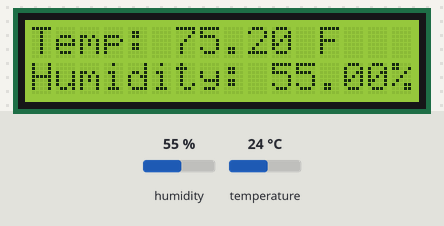
The sketch below on a simulated Arduino Uno, built with avr-gcc and run on an emulated ATmega328P. On the bench: 16×2 character LCD. The inputs (shaded band) are chosen by the test bench; at power-on: humidity 55 %, temperature 24 °C. What the sketch prints to the serial monitor is not drawn.

Above: at 1.2 s.
1.3 s: humidity set to 22 %
At 2.8 s:
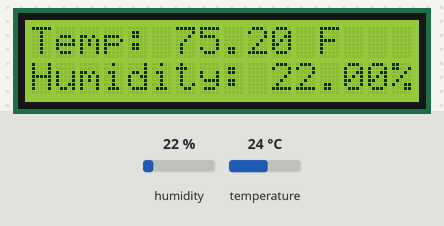
3.7 s: temperature set to 12 °C
At 4.9 s:
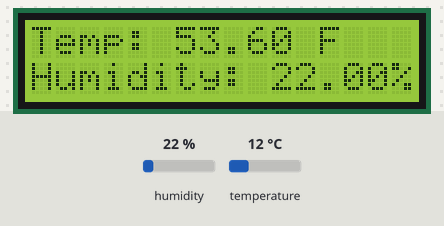
5.8 s: humidity set to 40 %
At 6.9 s:
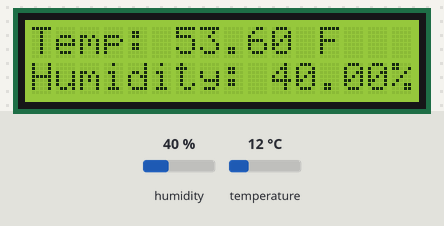
7.9 s: temperature set to 19 °C
At 9.0 s:
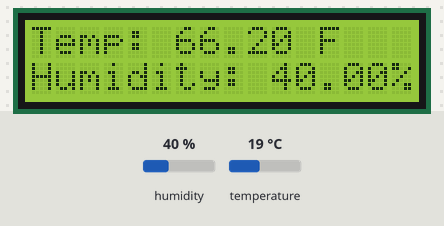
Timing chart, 0 to 10.9 s (numbered marks = the images above; inputs shaded):
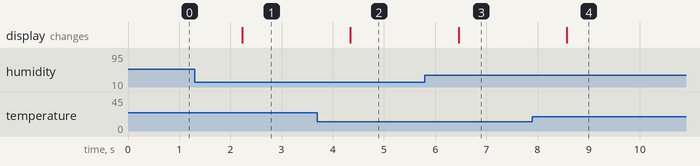

Measured:
- after the input at 1.3 s, the display: changes after 0.93 s (image 1)
- after the input at 3.7 s, the display: changes after 0.65 s (image 2)
- after the input at 5.8 s, the display: changes after 0.66 s (image 3)
- after the input at 7.9 s, the display: changes after 0.67 s (image 4)

The sketch:

DHT_with_LCD.ino
```cpp
/*
   The DHT sensor measures temperature and relative humidity.
  Expressed as a percentage, relative humidity is
  the amount of water vapor in the air divided by
  the saturation point (the amount of water the air can hold at a given temperature).

  Download the DHT sensor library and add it to the "libraries" folder before getting started.
*/


/* Pinout:
  DHT pin "S" connected to digital pin 7
  The middle pin on the DHT sensor is Vcc (+)
  The right pin on the DHT sensor is GND (-)

  Buzzer short leg to GND (-)
  Buzzer long leg to digital pin 12
*/

#include <dht.h>
dht DHT;

#define DHT11_PIN 7

#include <LiquidCrystal_I2C.h>

LiquidCrystal_I2C lcd(0x27, 16, 2);

void setup() {
  Serial.begin(9600);

  lcd.init();
  lcd.backlight();

}

void loop()
{
  int chk = DHT.read11(DHT11_PIN);
  if ((DHT.temperature * 9 / 5 + 32 ) > 0) {

    Serial.print("Temperature = ");
    Serial.println(DHT.temperature * 9 / 5 + 32);
    Serial.print("Humidity = ");
    Serial.println(DHT.humidity);

    lcd.clear();
    lcd.setCursor(0, 0);
    lcd.print("Temp: ");
    lcd.print(DHT.temperature * 9 / 5 + 32);
    lcd.print(" F");
    lcd.setCursor(0, 1);
    lcd.print("Humidity: ");
    lcd.print(DHT.humidity);
    lcd.print("%");
  }

  delay(1000);
}
```
